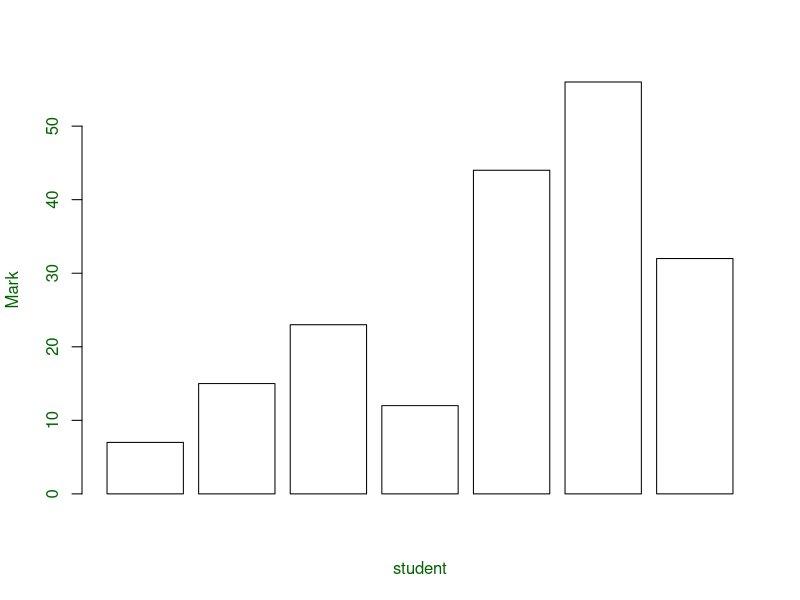
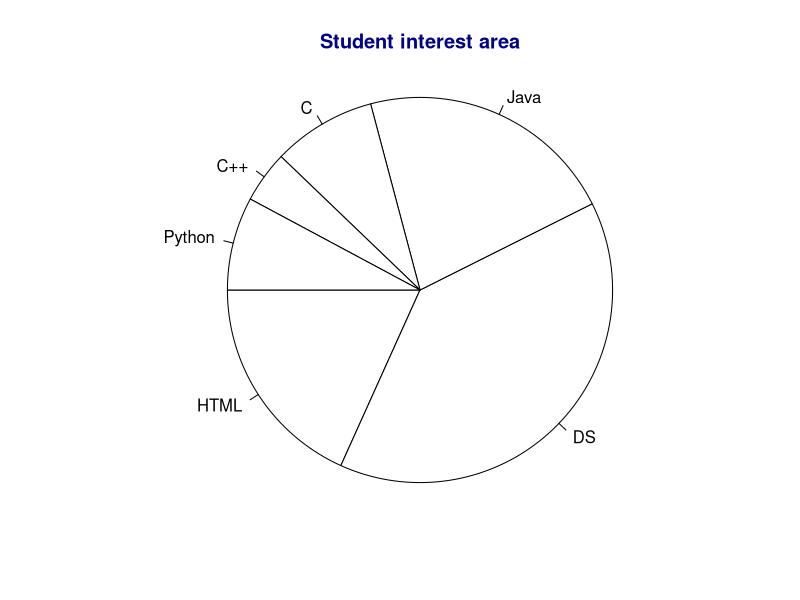

These charts were generated, in order, by the following R code:
install.packages("ggplot2")
x<-c(7,15,23,12,44,56,32)
barplot(x,xlab="student",ylab="Mark",col="White",col.axis="darkgreen",col.lab="darkgreen")
y<-c(210,450,250,100,50,90)
names(y)<-c("HTML","DS","Java","C","C++","Python")
pie(y,labels=names(y),col="White",
main="Student interest area",radius=-1,
col.main="darkblue")
